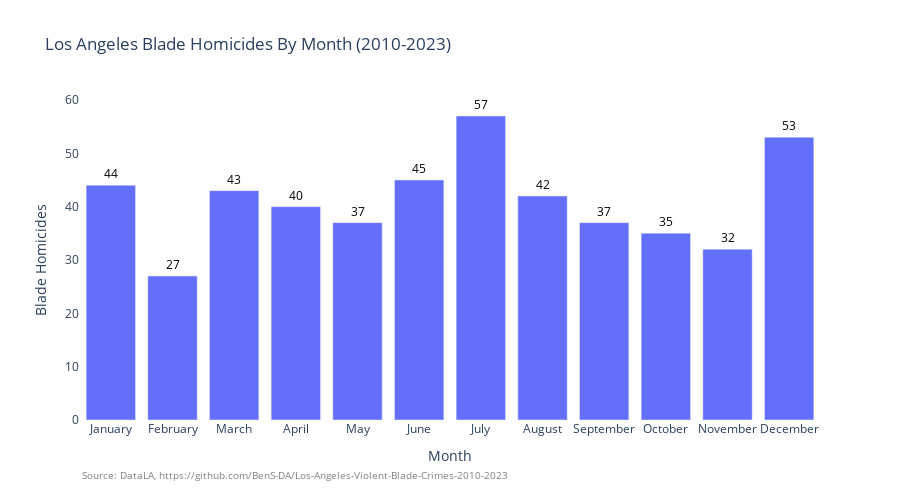

The notebook cell saved with this chart:
### Code cell
hom_month = blade_homicide['Month'].value_counts()
fig_month = px.bar (hom_month,x=hom_month.index, y = hom_month.values, 
category_orders={'Month': ['January','February','March','April','May','June','July','August','September','October','November','December']},
title = 'Los Angeles Blade Homicides By Month (2010-2023)', text = hom_month.values, height = 500)
fig_month.update_layout(xaxis_title = "Month",yaxis_title="Blade Homicides")
fig_month.update_layout(
    paper_bgcolor='rgba(0, 0, 0, 0)',
    plot_bgcolor='rgba(0, 0, 0, 0)'
)
fig_month.update_traces(textposition='outside')
fig_month.update_traces(textfont_color='black')
fig_month.add_annotation(
    text=f"Source: DataLA, https://github.com/BenS-DA/Los-Angeles-Violent-Blade-Crimes-2010-2023",
    showarrow=False,
    x=0,
    y=-0.2,
    xref="paper",
    yref="paper",
    xanchor="left",
    yanchor="bottom",
    font=dict(size=10, color="grey"),
    align="left"
)

fig_month.show()

### Figure 1 — Plotly figure (JSON) as saved in the notebook; plotly's stock layout.template omitted (floating-point values rounded to 4 significant figures)
{"data": [{"hovertemplate": "Month=%{x}<br>y=%{y}<br>text=%{text}<extra></extra>", "legendgroup": "", "marker": {"color": "#636efa", "pattern": {"shape": ""}}, "name": "", "orientation": "v", "showlegend": false, "text": [57.0, 53.0, 45.0, 44.0, 43.0, 42.0, 40.0, 37.0, 37.0, 35.0, 32.0, 27.0], "textfont": {"color": "black"}, "textposition": "outside", "type": "bar", "x": ["July", "December", "June", "January", "March", "August", "April", "May", "September", "October", "November", "February"], "xaxis": "x", "y": [57, 53, 45, 44, 43, 42, 40, 37, 37, 35, 32, 27], "yaxis": "y"}], "layout": {"annotations": [{"align": "left", "font": {"color": "grey", "size": 10}, "showarrow": false, "text": "Source: DataLA, https://github.com/BenS-DA/Los-Angeles-Violent-Blade-Crimes-2010-2023", "x": 0, "xanchor": "left", "xref": "paper", "y": -0.2, "yanchor": "bottom", "yref": "paper"}], "barmode": "relative", "height": 500, "legend": {"tracegroupgap": 0}, "paper_bgcolor": "rgba(0, 0, 0, 0)", "plot_bgcolor": "rgba(0, 0, 0, 0)", "title": {"text": "Los Angeles Blade Homicides By Month (2010-2023)"}, "xaxis": {"anchor": "y", "categoryarray": ["January", "February", "March", "April", "May", "June", "July", "August", "September", "October", "November", "December"], "categoryorder": "array", "domain": [0, 1], "title": {"text": "Month"}}, "yaxis": {"anchor": "x", "domain": [0, 1], "title": {"text": "Blade Homicides"}}}}
